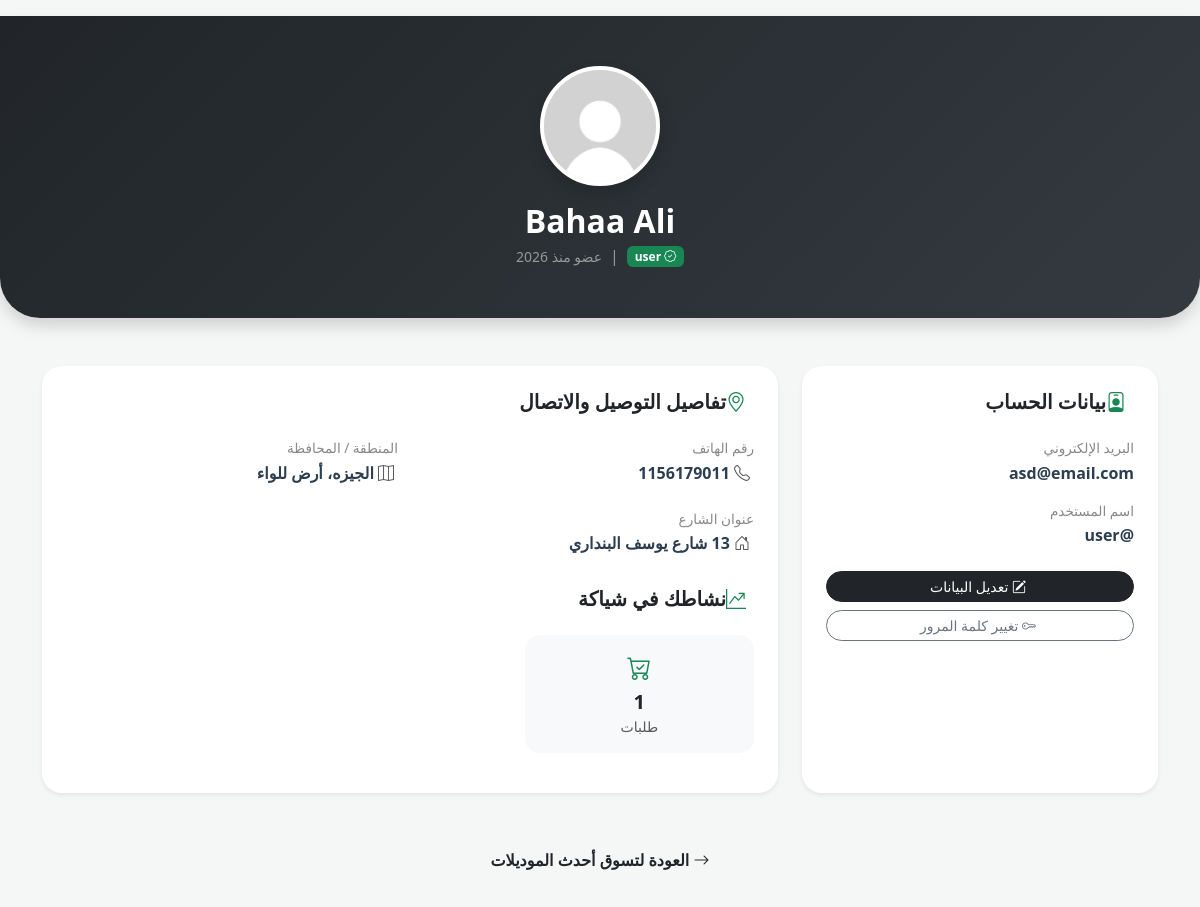
/Profile (signed in), run on an earlier commit of the app's database.
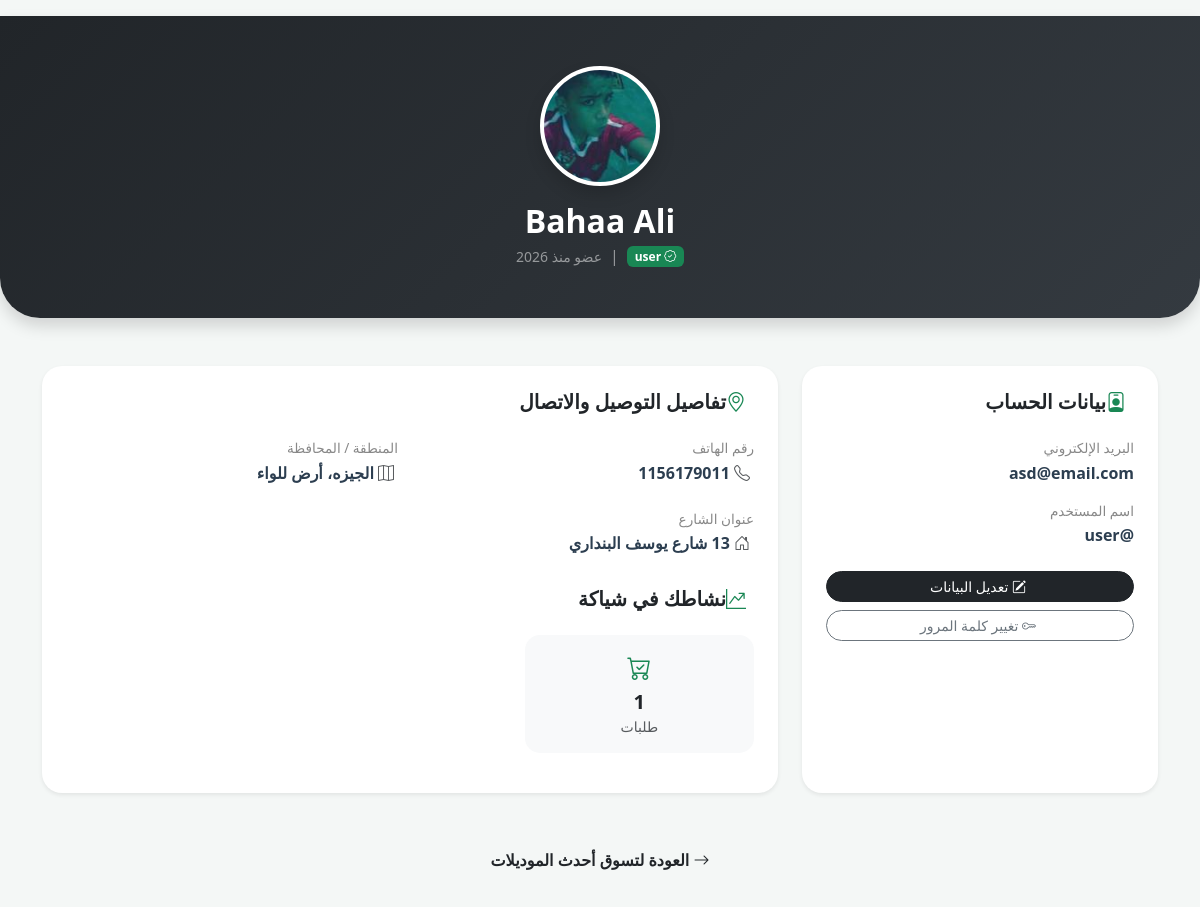
And on a later commit of the database.
### Flask_app/Model.py (models this page shows, shortened)
class User(db.Model, UserMixin):
    __tablename__ = "user"
    UserID = db.Column(db.Integer, primary_key=True)
    Image = db.Column(db.String(100), nullable=True, default="default.jpg")
    FirstName = db.Column(db.String(50), nullable=False)
    LastName = db.Column(db.String(50), nullable=False)
    Email = db.Column(db.String(100), unique=True, nullable=False)
    Password = db.Column(db.String(100), nullable=False)
    Type_user = db.Column(db.String(50), nullable=False, default="user")
    information = db.relationship(
        "InformationUser", backref="user", uselist=False, cascade="all, delete-orphan"
    )
    bookings = db.relationship("Booking", backref="client", lazy=True)

### Flask_app/user/routes.py (the view)
@user_bp.route("/Profile", methods=["GET", "POST"])
def Profile():
    return render_template("/User_html/Profile.html")

### Flask_app/Model.py (called while the page is built)
@login_manager.user_loader
def load_user(user_id):
    return User.query.get(int(user_id))

### Flask_app/templates/User_html/Profile.html (shortened to what the changed rows need)
<!DOCTYPE html>
<html lang="ar" dir="rtl">
<head>
    <link href="https://cdn.jsdelivr.net/npm/bootstrap@5.3.0/dist/css/bootstrap.min.css" rel="stylesheet">
    <link rel="stylesheet" href="https://cdn.jsdelivr.net/npm/bootstrap-icons@1.11.1/font/bootstrap-icons.css">
</head>
<body>
    <div class="profile-header text-center mb-5 shadow">
        <div class="container">
            <div class="avatar-container mb-3">
                {% if current_user.Image %}
                    <img src="{{ url_for('static', filename='images/images_user/' + current_user.Image) }}" class="profile-img shadow">
                {% else %}
                    <div class="profile-img d-flex align-items-center justify-content-center bg-light text-dark fs-1 fw-bold mx-auto shadow">
                        {{ current_user.FirstName[0] | upper }}
                    </div>
                {% endif %}
            </div>
            <h2 class="fw-bold mb-1">{{ current_user.FirstName }} {{ current_user.LastName }}</h2>
            <div class="d-flex justify-content-center align-items-center gap-2">
                <span class="badge bg-success"><i class="bi bi-patch-check"></i> {{ current_user.Type_user }}</span>
                <span class="text-white-50">|</span>
                <span class="text-white-50 small">عضو منذ 2026</span>
            </div>
        </div>
    </div>
    <div class="container">
        <div class="row g-4">
            <div class="col-md-4">
                <div class="card p-4 h-100 shadow-sm">
                    <div class="mb-3">
                        <div class="info-label">البريد الإلكتروني</div>
                        <div class="info-value text-break">{{ current_user.Email }}</div>
                    </div>
                    <div class="mb-4">
                        <div class="info-label">اسم المستخدم</div>
                        <div class="info-value">@{{ current_user.UserName if current_user.UserName else 'user' + current_user.id|string }}</div>
                    </div>
                </div>
            </div>
    </div>
</body>
</html>

What changed in the data, as far as the page shows it:
changed User "Bahaa": Image: picture added in place of a placeholder
